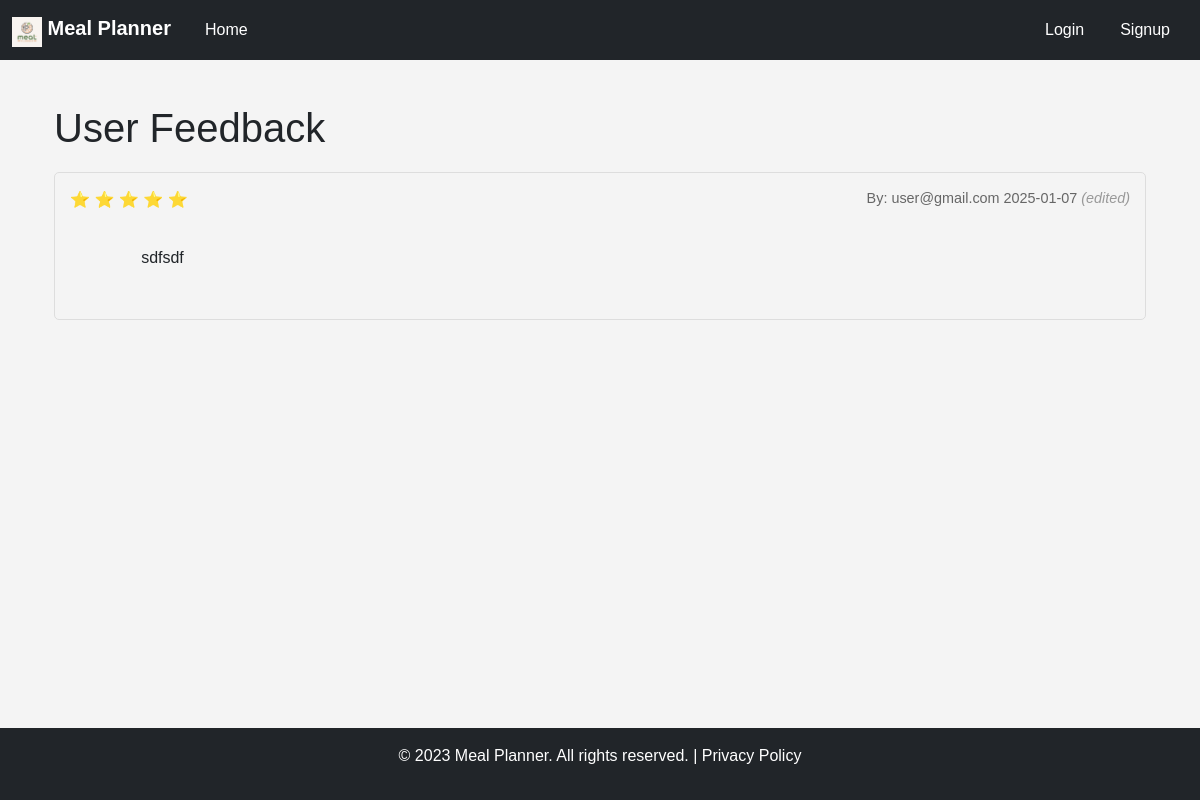
The app's page /feedback/, older data.
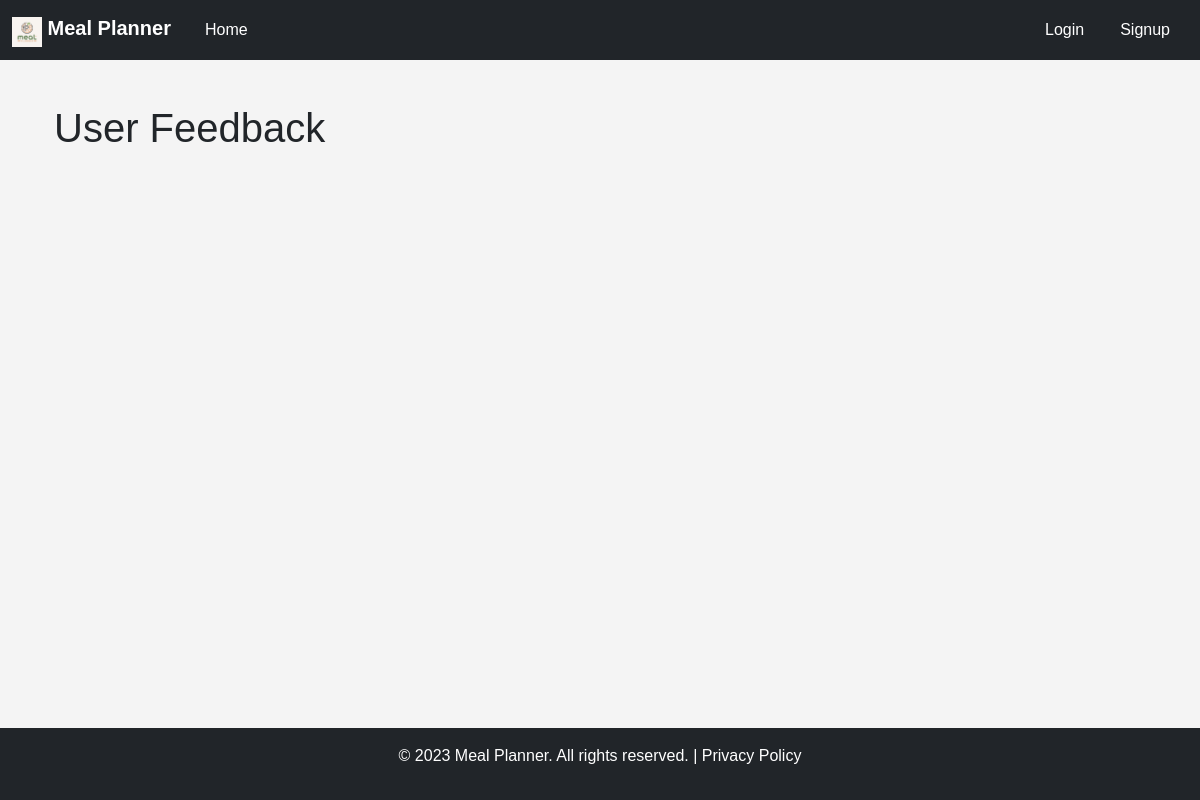
The same page, newer data.
### models/feedback.py (models this page shows)
class Feedback(db.Model):
    __tablename__ = 'feedbacks'
    id = db.Column(db.Integer, primary_key=True)
    user_id = db.Column(db.Integer, db.ForeignKey('users.id'), nullable=False)
    rating = db.Column(db.Integer, nullable=False)  # 1-5 stars
    content = db.Column(db.Text, nullable=False)
    created_at = db.Column(db.DateTime, default=datetime.utcnow)
    updated_at = db.Column(db.DateTime, default=datetime.utcnow, onupdate=datetime.utcnow)
    user = db.relationship('User', backref='feedbacks')

### models/user.py (models this page shows)
class User(db.Model):
    __tablename__ = 'users'
    id = db.Column(db.Integer, primary_key=True)
    email = db.Column(db.String(120), unique=True, nullable=False)
    password = db.Column(db.String(128), nullable=False)
    recipes = db.relationship('Recipe', backref='author', lazy=True)

### routes/feedback.py (the view)
@feedback_bp.route('/')
def index():
    feedbacks = Feedback.query.order_by(Feedback.created_at.desc()).all()
    return render_template('feedback/index.html', feedbacks=feedbacks)

### templates/feedback/index.html (shortened to what this page needs)
{% extends 'base.html' %}
{% block content %}
<div class="container">
    <h1>User Feedback</h1>
    <div class="feedback-list">
        {% for feedback in feedbacks %}
        <div class="feedback-item">
            <div class="feedback-header">
                <div class="rating">
                    {% for i in range(feedback.rating) %}
                    ⭐
                    {% endfor %}
                </div>
                <div class="user-info">
                    By: {{ feedback.user.email }}
                    <span class="date">{{ feedback.created_at.strftime('%Y-%m-%d') }}</span>
                    {% if feedback.updated_at != feedback.created_at %}
                    <span class="edited">(edited)</span>
                    {% endif %}
                </div>
            </div>
            <div class="feedback-content">
                {{ feedback.content }}
            </div>
        </div>
        {% endfor %}
    </div>
</div>
{% endblock %}

Row changes from the older to the newer data that the page shows:
removed Feedback: rating 5 (drawn), user.email "user@gmail.com", created_at "2025-01-07", shows "(edited)", content "sdfsdf"
